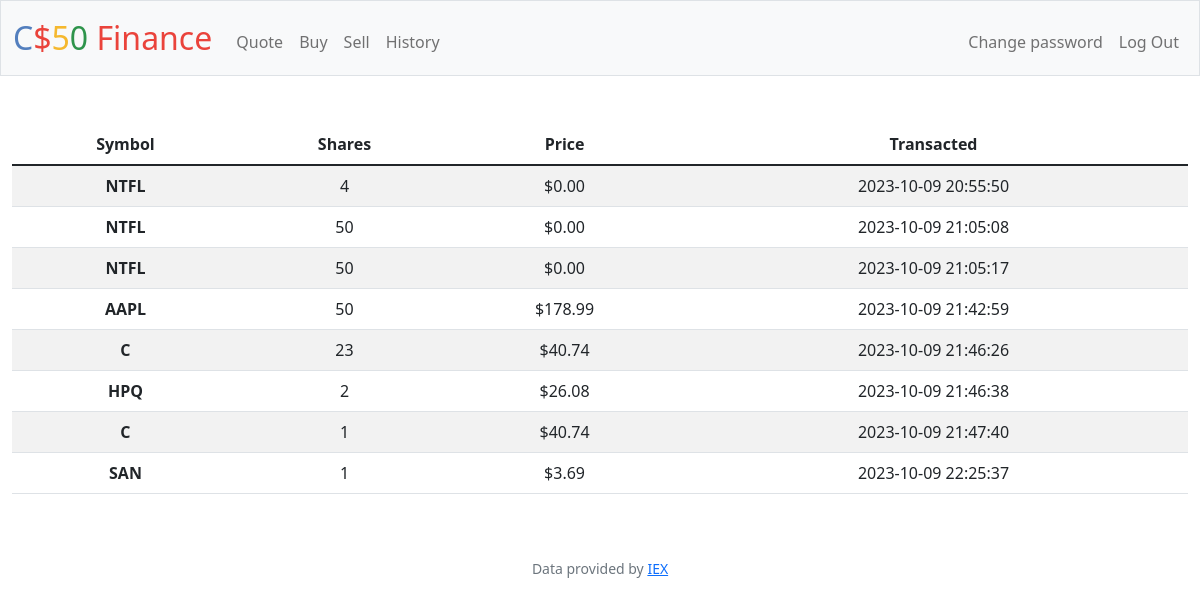
/history (signed in), run on an earlier commit of the app's database.
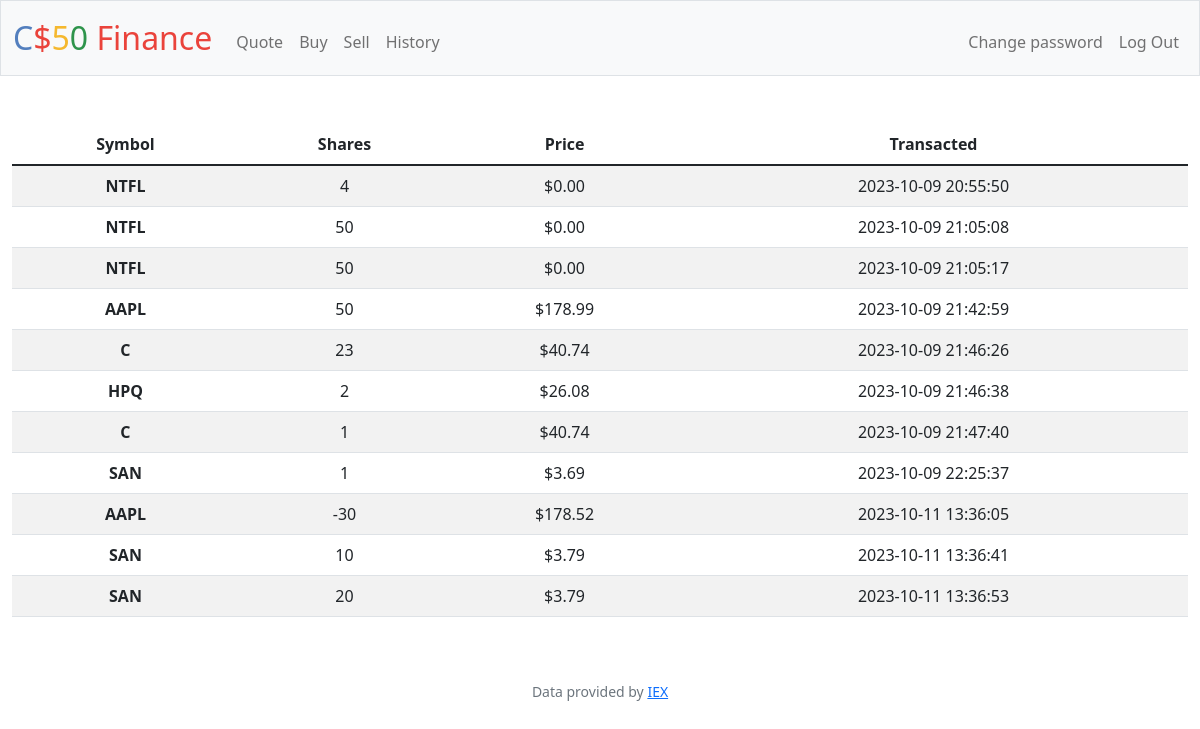
And on a later commit of the database.
### tables this page shows
CREATE TABLE transactions (id INTEGER, person_id INTEGER, symbol TEXT, num_shares INTEGER, price INTEGER, time TIMESTAMP NULL DEFAULT CURRENT_TIMESTAMP, PRIMARY KEY (id), FOREIGN KEY (person_id) REFERENCES users);

### app.py (the view)
@app.route("/history")
@login_required
def history():
    history = db.execute("SELECT symbol, num_shares, price, time FROM transactions WHERE person_id = ?;", session["user_id"])
    if not history:
        return apology("no history records yet", 400)
    for el in history:
        el["price"] =(usd(float(el["price"])))
    return render_template("history.html", history=history)

### app.py (called while the page is built)
@app.after_request
def after_request(response):
    response.headers["Cache-Control"] = "no-cache, no-store, must-revalidate"
    response.headers["Expires"] = 0
    response.headers["Pragma"] = "no-cache"
    return response

### helpers.py (called while the page is built)
def login_required(f):
    @wraps(f)
    def decorated_function(*args, **kwargs):
        if session.get("user_id") is None:
            return redirect("/login")
        return f(*args, **kwargs)
    return decorated_function

def usd(value):
    return f"${value:,.2f}"

### templates/history.html (shortened to what this page needs)
{% extends "layout.html" %}
{% block main %}
    <table class="table table-striped">
        <thead>
            <tr>
                <th>Symbol</th>
                <th>Shares</th>
                <th>Price</th>
                <th>Transacted</th>
            </tr>
        </thead>
        <tbody>
            {% for el in history %}
                <tr>
                    <th>{{ el["symbol"] | upper }}</th>
                    <td>{{ el["num_shares"] }}</td>
                    <td>{{ el["price"] }}</td>
                    <td>{{ el["time"] }}</td>
                </tr>
            {% endfor %}
        </tbody>
    </table>
{% endblock %}

### templates/layout.html (shortened to what this page needs)
<!DOCTYPE html>
<html lang="en">
    <head>
        <link href="https://cdn.jsdelivr.net/npm/bootstrap@5.1.3/dist/css/bootstrap.min.css" rel="stylesheet">
        <link href="/static/styles.css" rel="stylesheet">
    </head>
    <body>
        <nav class="bg-light border navbar navbar-expand-md navbar-light">
            <div class="container-fluid">
                <a class="navbar-brand" href="/"><span class="blue">C</span><span class="red">$</span><span class="yellow">5</span><span class="green">0</span> <span class="red">Finance</span></a>
                <div class="collapse navbar-collapse" id="navbar">
                    {% if session["user_id"] %}
                        <ul class="navbar-nav me-auto mt-2">
                            <li class="nav-item"><a class="nav-link" href="/quote">Quote</a></li>
                            <li class="nav-item"><a class="nav-link" href="/buy">Buy</a></li>
                            <li class="nav-item"><a class="nav-link" href="/sell">Sell</a></li>
                            <li class="nav-item"><a class="nav-link" href="/history">History</a></li>
                        </ul>
                        <ul class="navbar-nav ms-auto mt-2">
                            <li class="nav-item"><a class="nav-link" href="/password_change">Change password</a></li>
                            <li class="nav-item"><a class="nav-link" href="/logout">Log Out</a></li>
                        </ul>
                    {% else %}
                        <ul class="navbar-nav ms-auto mt-2">
                            <li class="nav-item"><a class="nav-link" href="/register">Register</a></li>
                            <li class="nav-item"><a class="nav-link" href="/login">Log In</a></li>
                        </ul>
                    {% endif %}
                </div>
            </div>
        </nav>
        <main class="container-fluid py-5 text-center">
            {% block main %}{% endblock %}
        </main>
        <footer class="mb-5 small text-center text-muted">
            Data provided by <a href="https://iexcloud.io/">IEX</a>
        </footer>
    </body>
</html>

### static/styles.css (style rules this page uses)
nav .navbar-brand { font-size: xx-large; }
nav .navbar-brand .blue { color: #537fbe; }
nav .navbar-brand .red { color: #ea433b; }
nav .navbar-brand .yellow { color: #f5b82e; }
nav .navbar-brand .green { color: #2e944b; }

What changed in the data, as far as the page shows it:
added transactions: symbol "AAPL", num_shares "-30", price "$178.52", time "2023-10-11 13:36:05"
added transactions: symbol "SAN", num_shares "10", price "$3.79", time "2023-10-11 13:36:41"
added transactions: symbol "SAN", num_shares "20", price "$3.79", time "2023-10-11 13:36:53"
